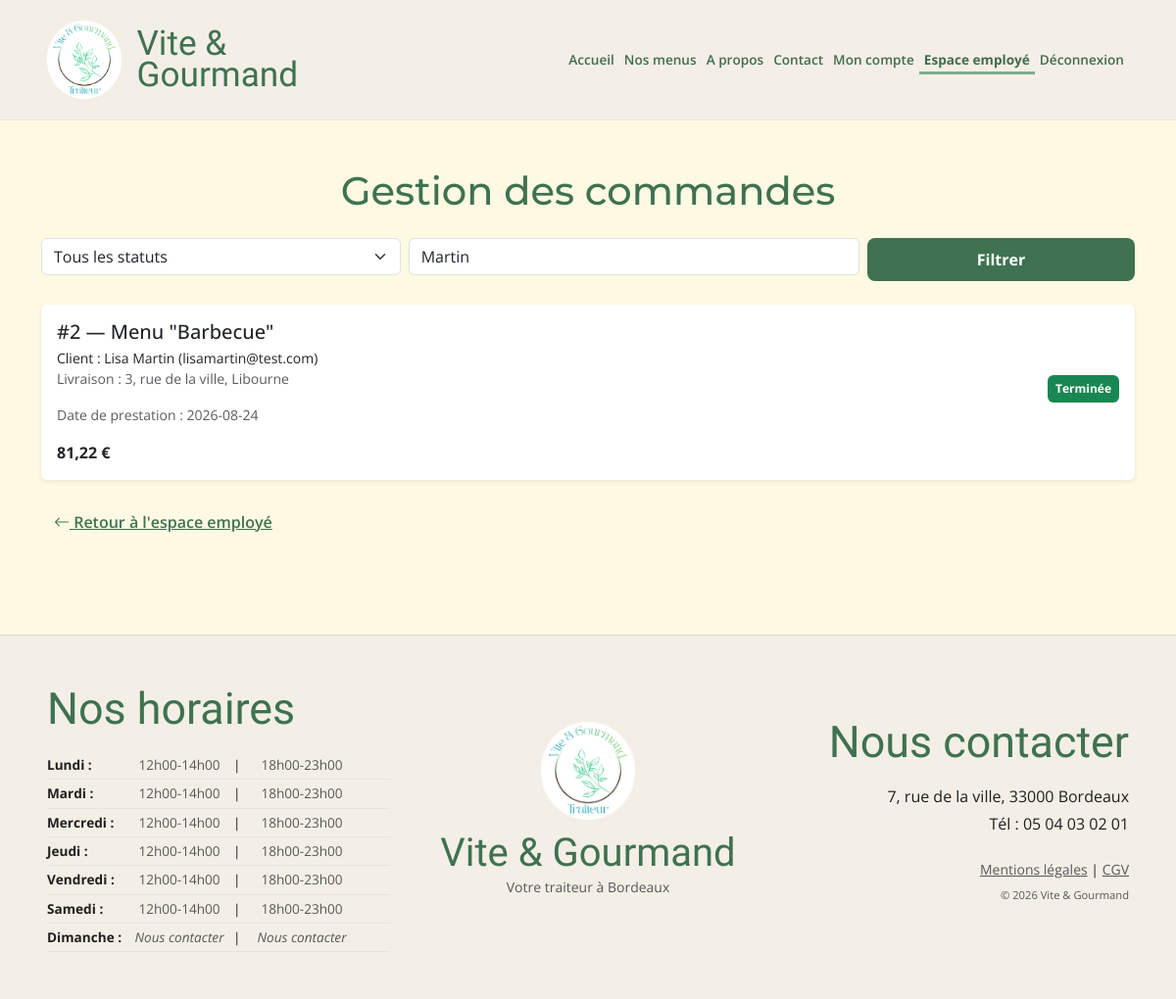
/app/public/employe-commandes.php?client=Martin (signed in), run on an earlier commit of the app's database.
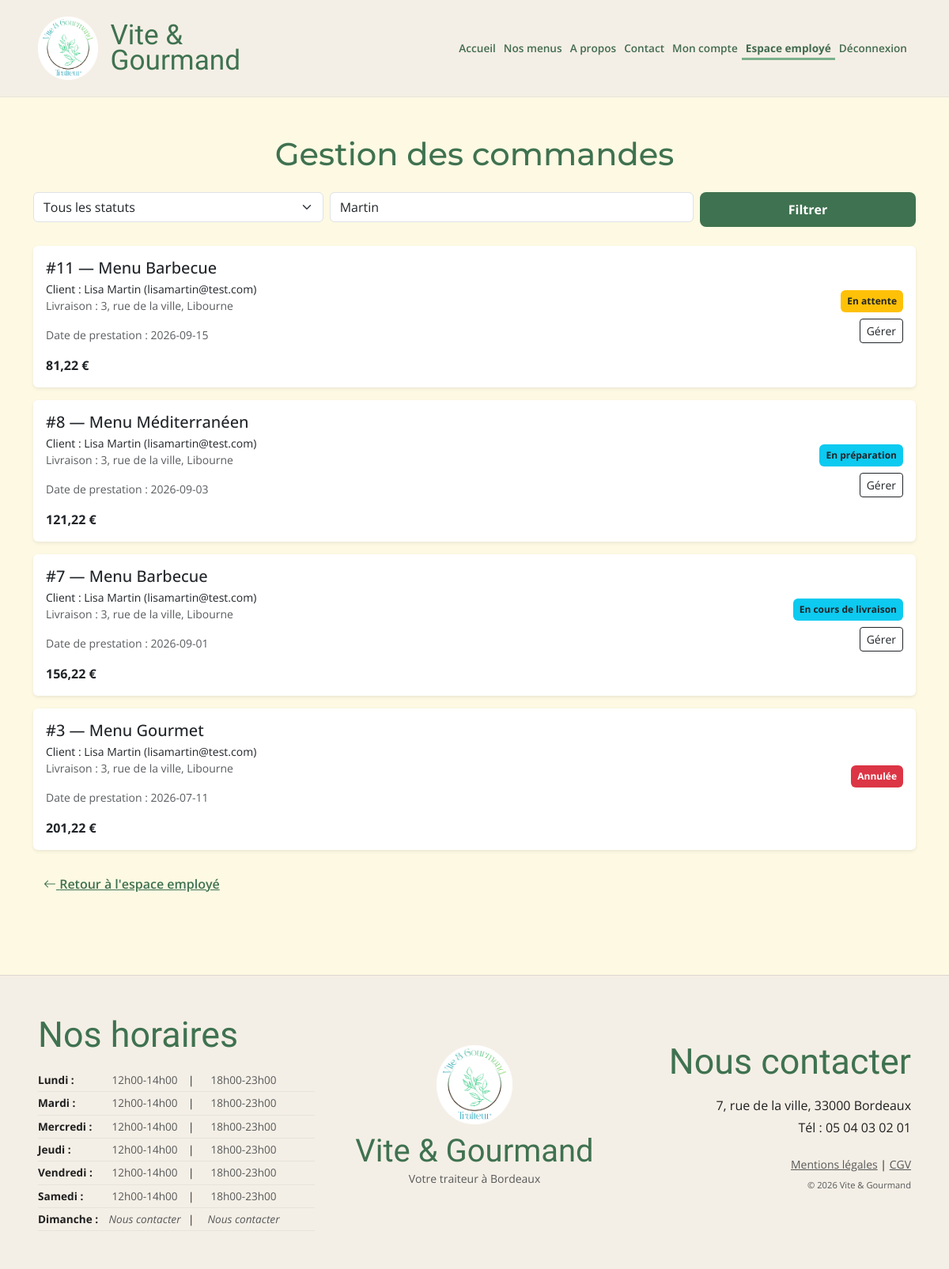
And on a later commit of the database.
### tables this page shows
CREATE TABLE `commande` (
  `id_commande` int NOT NULL,
  `id_utilisateur` int NOT NULL,
  `id_menu` int NOT NULL,
  `nb_personnes` int NOT NULL,
  `date_prestation` date NOT NULL,
  `heure_prestation` time NOT NULL,
  `adresse_livraison` varchar(255) NOT NULL,
  `ville_livraison` varchar(100) NOT NULL,
  `code_postal_livraison` varchar(10) DEFAULT NULL,
  `frais_livraison` decimal(6,2) NOT NULL DEFAULT '0.00',
  `reduction_appliquee` tinyint(1) NOT NULL DEFAULT '0',
  `prix_total` decimal(8,2) NOT NULL,
  `materiel_prete` tinyint(1) NOT NULL DEFAULT '0',
  `commentaires` text,
  `mode_paiement` enum('carte','paypal','virement') DEFAULT NULL,
  `date_creation` datetime NOT NULL DEFAULT CURRENT_TIMESTAMP
);

CREATE TABLE `menu` (
  `id_menu` int NOT NULL,
  `titre` varchar(150) NOT NULL,
  `description` text,
  `theme` enum('noel','paques','classique','evenement') NOT NULL,
  `regime` enum('classique','vegetarien','vegan') NOT NULL DEFAULT 'classique',
  `nb_personnes_min` int NOT NULL,
  `prix_personne` decimal(8,2) NOT NULL,
  `conditions_menu` text,
  `stock_disponible` int NOT NULL DEFAULT '0',
  `date_creation` datetime NOT NULL DEFAULT CURRENT_TIMESTAMP,
  `est_actif` tinyint(1) NOT NULL DEFAULT '1'
);

CREATE TABLE `utilisateur` (
  `id_utilisateur` int NOT NULL,
  `nom` varchar(100) NOT NULL,
  `prenom` varchar(100) NOT NULL,
  `email` varchar(150) NOT NULL,
  `mot_de_passe` varchar(255) NOT NULL,
  `telephone` varchar(20) DEFAULT NULL,
  `adresse_postale` varchar(255) DEFAULT NULL,
  `code_postal` varchar(10) DEFAULT NULL,
  `ville` varchar(100) DEFAULT NULL,
  `role` enum('utilisateur','employe','administrateur') NOT NULL DEFAULT 'utilisateur',
  `actif` tinyint(1) NOT NULL DEFAULT '1',
  `token_reset_mdp` varchar(255) DEFAULT NULL,
  `token_reset_expire` datetime DEFAULT NULL,
  `date_creation` datetime NOT NULL DEFAULT CURRENT_TIMESTAMP
);

CREATE TABLE `horaire` (
  `id_horaire` int NOT NULL,
  `jour_semaine` enum('lundi','mardi','mercredi','jeudi','vendredi','samedi','dimanche') NOT NULL,
  `service` enum('midi','soir') NOT NULL,
  `heure_ouverture` time DEFAULT NULL,
  `heure_fermeture` time DEFAULT NULL,
  `ouvert` tinyint(1) NOT NULL DEFAULT '1',
  `commentaire_fermeture` varchar(255) DEFAULT NULL
);

### app/src/Models/Commande.php (called while the page is built, shortened)
<?php
class Commande
{
  public static function getAll(array $filters = []): array
  {
    $pdo = Database::getConnection();
    $where = [];
    $params = [];
    if (!empty($filters['client'])) {
      $where[] = "(u.nom LIKE :c1
                         OR u.prenom LIKE :c2
                         OR u.email LIKE :c3
                         OR CONCAT(u.prenom, ' ', u.nom) LIKE :c4
                         OR CONCAT(u.nom, ' ', u.prenom) LIKE :c5)";
      $search = '%' . $filters['client'] . '%';
      $params[':c1'] = $search;
      $params[':c2'] = $search;
      $params[':c3'] = $search;
      $params[':c4'] = $search;
      $params[':c5'] = $search;
    }
    $sql = "SELECT c.*, m.titre as titre_menu, u.nom, u.prenom, u.email,
                (SELECT statut FROM historique_statut WHERE id_commande = c.id_commande ORDER BY date_modification DESC LIMIT 1) as statut_actuel
                FROM commande c
                JOIN menu m ON c.id_menu = m.id_menu
                JOIN utilisateur u ON c.id_utilisateur = u.id_utilisateur";
    if (!empty($where)) {
      $sql .= " WHERE " . implode(" AND ", $where);
    }
    $sql .= " ORDER BY c.date_creation DESC";
    $stmt = $pdo->prepare($sql);
    $stmt->execute($params);
    return $stmt->fetchAll();
  }
}

### app/src/Models/Horaire.php (called while the page is built, shortened)
<?php
class Horaire
{
  public static function getAll(): array
  {
    $pdo = Database::getConnection();
    $sql = "SELECT * FROM horaire ORDER BY FIELD(jour_semaine, 'lundi', 'mardi', 'mercredi', 'jeudi', 'vendredi', 'samedi', 'dimanche'), service";
    return $pdo->query($sql)->fetchAll();
  }
}

### app/public/employe-commandes.php (the view, shortened to what the changed rows need)
<?php
require_once __DIR__ . '/../src/Models/Commande.php';
$filtres = ['statut' => $_GET['statut'] ?? '', 'client' => $_GET['client'] ?? ''];
$commandes = Commande::getAll(array_filter($filtres));
$labels_statut = [
  'en_attente'                => 'En attente',
  'accepte'                   => 'Acceptée',
  'en_preparation'            => 'En préparation',
  'en_cours_de_livraison'     => 'En cours de livraison',
  'livre'                     => 'Livrée',
  'en_attente_retour_materiel' => 'Attente retour matériel',
  'terminee'                  => 'Terminée',
  'annulee'                   => 'Annulée',
];
require_once __DIR__ . '/../views/partials/header.php';
?>
<div class="container my-5">
  <h1 class="text-center mb-4">Gestion des commandes</h1>
  <?php foreach ($commandes as $c): ?>
    <?php
    $badgeColor = 'bg-secondary';
    $s = $c['statut_actuel'];
    if ($s === 'en_attente') $badgeColor = 'bg-warning text-dark';
    elseif (in_array($s, ['accepte', 'en_preparation', 'en_cours_de_livraison'])) $badgeColor = 'bg-info text-dark';
    elseif ($s === 'annulee') $badgeColor = 'bg-danger';
    elseif ($s === 'terminee') $badgeColor = 'bg-success';
    ?>
    <div class="card mb-3 shadow-sm border-0">
      <div class="card-body d-flex justify-content-between align-items-center">
        <div>
          <h5 class="mb-1">#<?= $c['id_commande'] ?> — <?= htmlspecialchars($c['titre_menu']) ?></h5>
          <p class="small mb-0">Client : <?= htmlspecialchars($c['prenom'] . ' ' . $c['nom']) ?> (<?= htmlspecialchars($c['email']) ?>)</p>
          <p class="small text-muted">Livraison : <?= htmlspecialchars($c['adresse_livraison']) ?>, <?= htmlspecialchars($c['ville_livraison']) ?></p>
          <p class="small text-muted">Date de prestation : <?= htmlspecialchars($c['date_prestation']) ?></p>
          <strong class="text-dark"><?= number_format($c['prix_total'], 2, ',', ' ') ?> €</strong>
        </div>
        <div class="text-end">
          <span class="badge <?= $badgeColor ?> mb-2 d-block p-2"><?= $labels_statut[$s] ?? $s ?></span>
          <?php $transitions = Commande::transitionsAutorisees($s); ?>
          <?php if (!empty($transitions)): ?>
            <button class="btn btn-sm btn-outline-dark" data-bs-toggle="modal" data-bs-target="#modStatut<?= $c['id_commande'] ?>">Gérer</button>
          <?php endif; ?>
        </div>
      </div>
    </div>
  <?php endforeach; ?>
</div>
<?php require_once __DIR__ . '/../views/partials/footer.php'; ?>

### app/views/partials/footer.php (shortened to what the changed rows need)
<?php
require_once __DIR__ . '/../../src/Models/Horaire.php';
$horairesGroupes = [];
try {
  $tousLesHoraires = Horaire::getAll();
  foreach ($tousLesHoraires as $h) {
    $horairesGroupes[$h['jour_semaine']][] = $h;
  }
} catch (Exception $e) {
  $horairesGroupes = [];
}
if (!function_exists('formaterHeure')) {
  function formaterHeure(?string $heure): string
  {
    return $heure ? (new DateTime($heure))->format('H\hi') : '';
  }
}
?>
</main>
<footer class="vg-footer mt-5">
  <div class="container-fluid px-4 px-lg-5">
    <div class="row g-4 align-items-center">
      <div class="col-lg-4">
        <div class="mx-auto mx-lg-0" style="max-width: 350px;">
          <?php foreach ($horairesGroupes as $jour => $services): ?>
            <div class="vg-footer-horaire-row">
              <div class="fw-bold"><?= ucfirst($jour) ?> :</div>
              <?php foreach ($services as $index => $s): ?>
                <div class="text-center text-muted">
                  <?= $s['ouvert']
                    ? formaterHeure($s['heure_ouverture']) . '-' . formaterHeure($s['heure_fermeture'])
                    : '<i>' . htmlspecialchars($s['commentaire_fermeture'] ?: 'Fermé') . '</i>'
                  ?>
                </div>
                <?php if ($index === 0): ?><div>|</div><?php endif; ?>
              <?php endforeach; ?>
            </div>
          <?php endforeach; ?>
        </div>
      </div>
    </div>
  </div>
</footer>
</body>
</html>

What changed in the data, as far as the page shows it:
no longer on this page (row edited): commande: id_commande "2", id_menu.titre "Menu \"Barbecue\"", id_utilisateur.nom "Lisa Martin", id_utilisateur.email "lisamartin@test.com", adresse_livraison "3, rue de la ville", ville_livraison "Libourne", date_prestation "2026-08-24", prix_total "81,22", s "Terminée"
added commande: id_commande "11", id_menu.titre "Menu Barbecue", id_utilisateur.nom "Lisa Martin", id_utilisateur.email "lisamartin@test.com", adresse_livraison "3, rue de la ville", ville_livraison "Libourne", date_prestation "2026-09-15", prix_total "81,22", s "En attente"
added commande: id_commande "8", id_menu.titre "Menu Méditerranéen", id_utilisateur.nom "Lisa Martin", id_utilisateur.email "lisamartin@test.com", adresse_livraison "3, rue de la ville", ville_livraison "Libourne", date_prestation "2026-09-03", prix_total "121,22", s "En préparation"
added commande: id_commande "7", id_menu.titre "Menu Barbecue", id_utilisateur.nom "Lisa Martin", id_utilisateur.email "lisamartin@test.com", adresse_livraison "3, rue de la ville", ville_livraison "Libourne", date_prestation "2026-09-01", prix_total "156,22", s "En cours de livraison"
now on this page (row edited): commande: id_commande "3", id_menu.titre "Menu Gourmet", id_utilisateur.nom "Lisa Martin", id_utilisateur.email "lisamartin@test.com", adresse_livraison "3, rue de la ville", ville_livraison "Libourne", date_prestation "2026-07-11", prix_total "201,22", s "Annulée"
